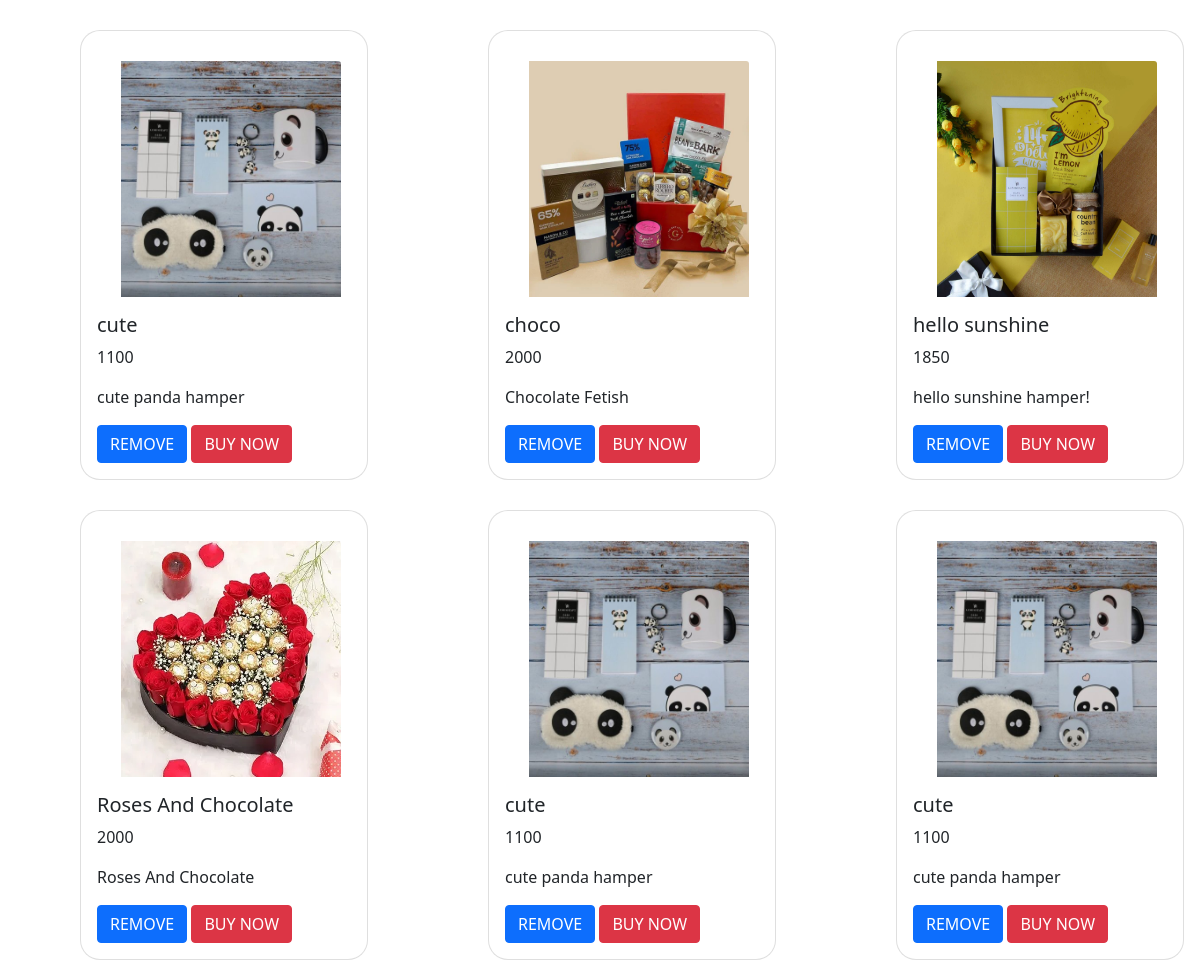
The page /gifapp/cartdis/ (signed in) on the database its author committed.
### gifapp/models.py (models this page shows, shortened)
class cart(models.Model):
    uid = models.IntegerField()
    proname = models.CharField(max_length=30)
    proprice = models.IntegerField()
    prodes = models.CharField(max_length=30)
    prfile = models.ImageField()

### gifapp/views.py (the view)
# urls.py: path('cartdis/',displaycart),
def displaycart(request):
    uid = request.session['id']
    a=cart.objects.all()
    image = []
    name = []
    price=[]
    description=[]
    id=[]
    useri = []
    for i in a:
        id1=i.id
        id.append(id1)
        im = i.prfile
        image.append(str(im).split('/')[-1])
        nm = i.proname
        name.append(nm)
        pr=i.proprice
        price.append(pr)
        pd=i.prodes
        description.append(pd)
        ui = i.uid
        useri.append(ui)
    mylist=zip(image, name,price,description,id,useri)
    return render(request, 'cart.html', {'mylist': mylist,'uid':uid})

### gifapp/templates/cart.html (shortened to what this page needs)
<!DOCTYPE html>
<html lang="en">
{% load static %}
<head>
  <link href="https://cdn.jsdelivr.net/npm/bootstrap@5.0.2/dist/css/bootstrap.min.css" rel="stylesheet">
</head>
<body>
<div class="row">
{% for i,j,k,l,m,n in mylist %}
  {% if uid == n %}
  <div class="col-4">
<div class="card" style="width: 18rem;height:450px;border-radius:20px;margin-left:80px;margin-top:30px;">
  <img src="{% static i %}" style="width:260px;height:250px;margin-top:30px;padding-left:40px;" class="card-img-top" alt="...">
  <div class="card-body">
    <h5 class="card-title">{{j}}</h5>
    <p class="card-text">{{k}}</p>
    <p class="card-text">{{l}}</p>
    <a href="http://127.0.0.1:8000/gifapp/cartremove/{{m}}" class="btn btn-primary">REMOVE</a>
    <a href="http://127.0.0.1:8000/gifapp/cartbuy/{{m}}" class="btn btn-danger">BUY NOW</a>
  </div>
</div>
</div>
  {% endif %}
{% endfor %}
</div>
</body>
</html>

### rows shown on the page
cart: mylist "cute", mylist "cute panda hamper"
cart: mylist "choco", mylist "Chocolate Fetish"
cart: mylist "hello sunshine", mylist "hello sunshine hamper!"
cart: mylist "Roses And Chocolate", mylist "Roses And Chocolate"
cart: mylist "cute", mylist "cute panda hamper"
cart: mylist "cute", mylist "cute panda hamper"

### other values the page prints
{{ k }} "1100" "2000" "1850" "2000" "1100" "1100"
